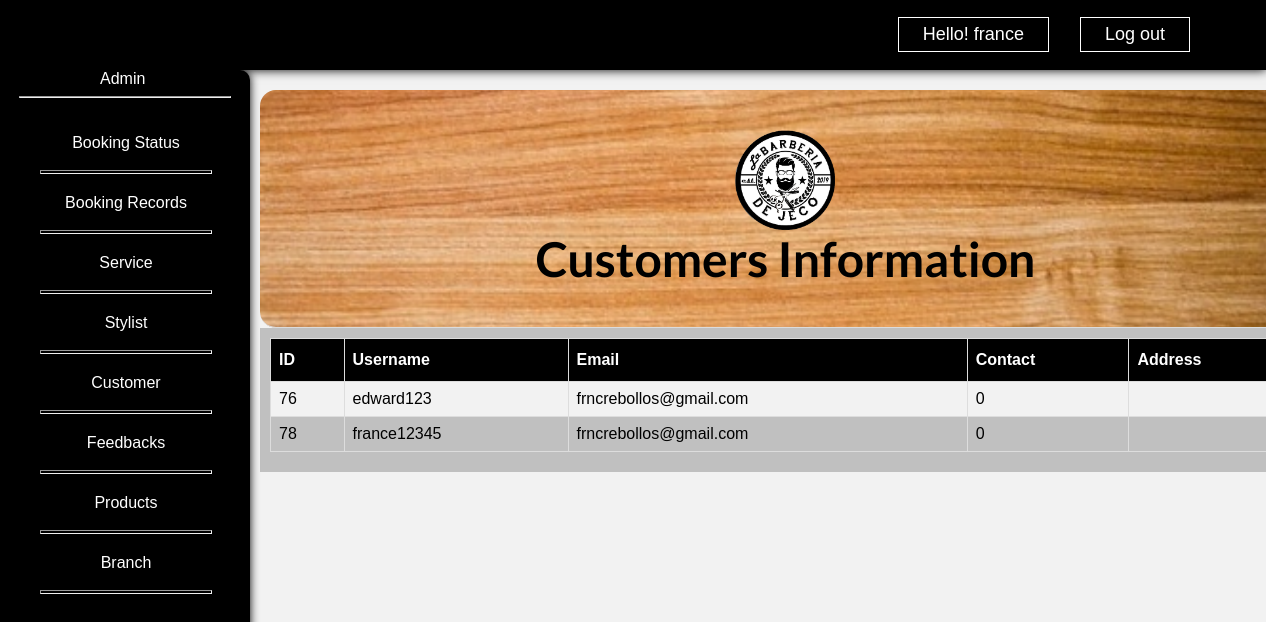
Screenshot of /admins/customers (signed in) with the database file from the repository.
### tables this page shows
CREATE TABLE `user` (
  `id` int(11) NOT NULL,
  `username` varchar(100) NOT NULL,
  `email` varchar(100) NOT NULL,
  `address` varchar(255) NOT NULL,
  `number` varchar(100) NOT NULL,
  `password` varchar(100) NOT NULL,
  `vkey` varchar(100) NOT NULL,
  `verified` tinyint(1) NOT NULL DEFAULT 0,
  `createdate` timestamp(6) NOT NULL DEFAULT current_timestamp(6),
  `role` varchar(50) NOT NULL DEFAULT 'Customer'
);

### app/libraries/Core.php (called while the page is built, shortened)
<?php
  class Core {
    protected $currentMethod = 'index';
    public function __construct(){
      $url = $this->getUrl();
      if($url != NULL){
      if(file_exists('../app/controllers/' . ucwords($url[0]). '.php')){
        unset($url[0]);
      }
    }
      $this->currentController = new $this->currentController;
      if(isset($url[1])){
        if(method_exists($this->currentController, $url[1])){
          $this->currentMethod = $url[1];
          unset($url[1]);
        }
      }
      $this->params = $url ? array_values($url) : [];
      call_user_func_array([$this->currentController, $this->currentMethod], $this->params);
    }
    public function getUrl(){
      if(isset($_GET['url'])){
        $url = rtrim($_GET['url'], '/');
        $url = filter_var($url, FILTER_SANITIZE_URL);
        $url = explode('/', $url);
        return $url;
      }
    }
  }

### app/require.php (called while the page is built, shortened)
<?php
    require_once 'libraries/Core.php';
    require_once 'libraries/Database.php';
    $init = new Core();

### public/index.php (called while the page is built)
<?php
    require_once '../app/require.php';

### app/libraries/Database.php (called while the page is built, shortened)
<?php
    class Database {
        private $dbHost = DB_HOST;
        private $dbUser = DB_USER;
        private $dbPass = DB_PASS;
        private $dbName = DB_NAME;
        private $statement;
        private $dbHandler;
        public function __construct() {
            $conn = 'mysql:host=' . $this->dbHost . ';dbname=' . $this->dbName;
            $options = array(
                PDO::ATTR_PERSISTENT => true,
                PDO::ATTR_ERRMODE => PDO::ERRMODE_EXCEPTION
            );
            try {
                $this->dbHandler = new PDO($conn, $this->dbUser, $this->dbPass, $options);
            } catch (PDOException $e) {
                $this->error = $e->getMessage();
                echo $this->error;
            }
        }
        public function query($sql) {
            $this->statement = $this->dbHandler->prepare($sql);
        }
        public function execute() {
            return $this->statement->execute();
        }
        public function resultSet() {
            $this->execute();
            return $this->statement->fetchAll(PDO::FETCH_OBJ);
        }
    }

### app/models/Admin.php (called while the page is built, shortened)
<?php
class Admin {
    private $db;
    public function __construct() {
        $this->db = new Database;
    }
    public function findCustomer() {
        $this->db->query('SELECT * FROM user WHERE role = "Customer"  ORDER BY createdate ASC');
        $results = $this->db->resultSet();
        return $results;
    }
}

### app/views/admins/customers.php (the view)
<?php
   require APPROOT . '/views/includes/headDashboard.php';
?>
<div class="navbar dark">
    <?php
        require APPROOT . '/views/includes/navigation.php';
    ?>
</div>
    <?php require APPROOT . '/views/includes/sidebar.php'; ?>
<div class="wrapper-landing">
        <div class="container-item">
        <img src="../img/iconJeco.png" alt="" width="100" height="auto" style="display: inline-block"><h1>Customers Information</h1>
        </div>
        <div class="wrapper-border-no">
            <table id="customers">
                <tr>
                    <th>ID</th>
                    <th>Username</th>
                    <th>Email</th>
                    <th>Contact</th>
                    <th>Address</th>
                </tr>
                <?php foreach($data['admins'] as $admin): ?>
                <tr>
                    <td><?php echo $admin->id; ?></td>
                    <td><?php echo $admin->username; ?></td>
                    <td><?php echo $admin->email; ?></td>
                    <td><?php echo $admin->number; ?></td>
                    <td><?php echo $admin->address; ?></td>
                </tr>
                <?php endforeach; ?>
            </table>
        </div>
</div>

### public/css/home.css (style rules this page uses)
html, body { height: 100%; width: 100%; padding: 0; margin: 0; top: 0; bottom: 0; font-family: 'Lato', sans-serif; background-color: #f2f2f2; }
.wrapper-landing { z-index: 0; position: relative; text-align: center; max-width: 83%; max-height: auto; top: 20px; left: 260px; }
.wrapper-landing h1 { font-size: 48px; color: black; margin: 0; font-weight: bolder; }
.navbar { width: 100%; height: 70px; background-color: #1a1a1a; box-shadow: 0px 0px 10px #1a1a1a; }
.dark { background-color: #000000; box-shadow: 0px 0px 10px #000000; }
.wrapper-border-no { background: rgba(180, 180, 180, 0.8); padding: 10px 10px 20px 10px; }
.container-item { border-radius: 1em; background-image: url('../img/woodenBack1.jpg'); background-size: cover; background-position: center; background-repeat: no-repeat; border-bottom: 1px solid #dcdcdc; padding: 40px 0 40px 0; }
::placeholder { font-size: 14px; font-weight: 100; font-style: italic; }
#customers { font-family: Arial, Helvetica, sans-serif; border-collapse: collapse; width: 100%; }
#customers td, #customers th { border: 1px solid #ddd; padding: 8px; }
#customers tr:nth-child(even) { background-color: #f2f2f2; }
#customers th { padding-top: 12px; padding-bottom: 12px; text-align: left; background-color: black; color: white; }

### rows the page displays
user: id "76", username "edward123", email "frncrebollos@gmail.com", number "0"
user: id "78", username "france12345", email "frncrebollos@gmail.com", number "0"

### other values shown
$_SESSION['username'] "france"
$_SESSION['role'] "Admin"
